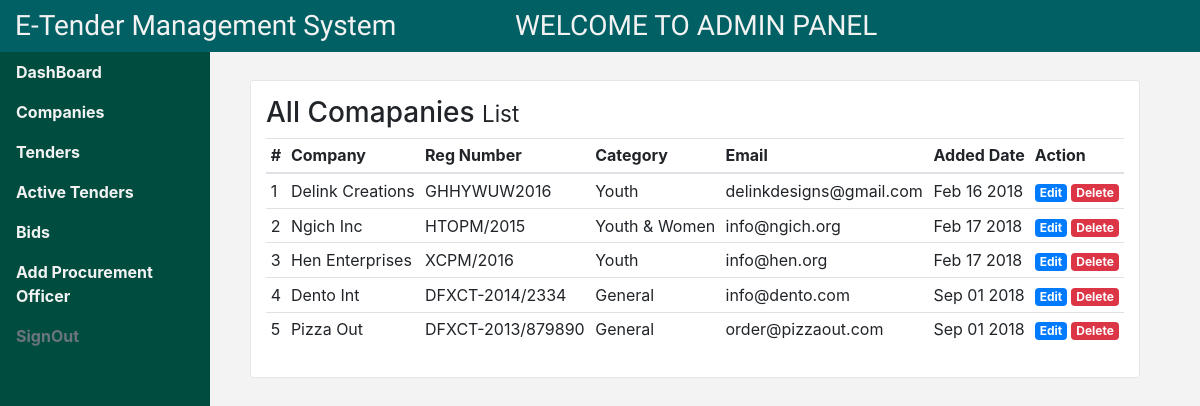
Screenshot of /admin/index.php?page=addcompany (signed in) with the database file from the repository.
### tables this page shows
CREATE TABLE `companies` (
  `_id` int(11) NOT NULL,
  `company_reg` varchar(100) NOT NULL,
  `company_pin` varchar(100) NOT NULL,
  `company_name` varchar(100) NOT NULL,
  `comany_phone` varchar(100) NOT NULL,
  `company_email` varchar(100) NOT NULL,
  `company_cat` varchar(50) NOT NULL,
  `dateadded` timestamp NOT NULL DEFAULT CURRENT_TIMESTAMP
);

### admin/addcompany.php (the view, shortened to what this page needs)
<h3>All Comapanies <small>List</small></h3>
<div>
  <table class="table table-sm table-hover">
    <thead>
      <tr>
        <th scope="col">#</th>
        <th scope="col">Company</th>
        <th scope="col">Reg Number</th>
        <th scope="col">Category</th>
        <th scope="col">Email</th>
        <th scope="col">Added Date</th>
        <th scope="col">Action</th>
      </tr>
    </thead>
    <tbody>
      <?php
        $c_sql = mysqli_query($db, "SELECT * FROM companies");
        $rowNo = 0;
        while ($row = mysqli_fetch_assoc($c_sql)) {
          $c_id = $row['_id'];
          $c_name = $row['company_name'];
          $c_reg = $row['company_reg'];
          $c_cat = $row['company_cat'];
          $c_email = $row['company_email'];
          $c_date = date('M d Y', strtotime($row['dateadded']));
          $rowNo ++;
          switch ($c_cat) {
            case 'y':
              $category = "Youth";
              break;
            case 'yw':
              $category = "Youth & Women";
              break;
            case 'g':
              $category = "General";
              break;
          }
          echo "
            <tr>
              <td>$rowNo</td>
              <td>$c_name</td>
              <td>$c_reg</td>
              <td>$category</td>
              <td>$c_email</td>
              <td>$c_date</td>
              <td>
                <a href='$c_id' class='badge badge-primary'>Edit</a>
                <a href='$c_id' class='badge badge-danger'>Delete</a>
              </td>
            </tr>
          ";
        }
      ?>
    </tbody>
  </table>
</div>

### admin/css/styles.css (style rules this page uses)
body { background: #F3F3F3; }

### rows the page displays
companies: company_name "Delink Creations", company_reg "GHHYWUW2016", company_cat "Youth", company_email "delinkdesigns@gmail.com", dateadded "Feb 16 2018"
companies: company_name "Ngich Inc", company_reg "HTOPM/2015", company_cat "Youth & Women", company_email "info@ngich.org", dateadded "Feb 17 2018"
companies: company_name "Hen Enterprises", company_reg "XCPM/2016", company_cat "Youth", company_email "info@hen.org", dateadded "Feb 17 2018"
companies: company_name "Dento Int", company_reg "DFXCT-2014/2334", company_cat "General", company_email "info@dento.com", dateadded "Sep 01 2018"
companies: company_name "Pizza Out", company_reg "DFXCT-2013/879890", company_cat "General", company_email "order@pizzaout.com", dateadded "Sep 01 2018"
